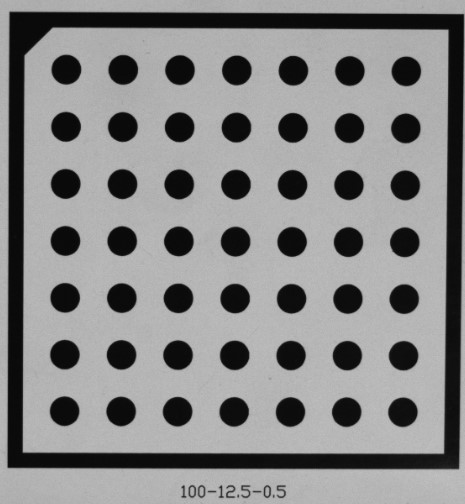
#> input picture 1.jpg, 465 x 504 px, given in place of the camera
$ python all_detect.py
#> lines starting #> are read from the running program, lines starting #| are printed output that depends on the picture; after the words box and inside, x2 and y2 are one past the last pixel; in counts of white or black regions, pixels touching at a corner belong together
import imutils
from scipy.spatial import distance as dist
from collections import OrderedDict
import numpy as np
import cv2


class ColorLabeler:
    def __init__(self):
        # 定义颜色
        colors = OrderedDict({
            "red": (255, 166, 146),
            "green": (131, 224, 164),
            "blue": (0, 156, 255),
            'yellow':(255,255,255),
             'orange':(255,255,201)})

        #定义标签属性并创建0矩阵
        self.lab = np.zeros((len(colors), 1, 3), dtype="uint8")

        # 将颜色与标签进行拆分
        self.colorNames = []
        for (i, (name, rgb)) in enumerate(colors.items()):
            self.lab[i] = rgb
            self.colorNames.append(name)

        #转灰度
        self.lab = cv2.cvtColor(self.lab, cv2.COLOR_RGB2LAB)


    def label(self,image,c):
        #设置mask0矩阵
        mask=np.zeros(image.shape[:2],dtype='uint8')

        #画边框
        cv2.drawContours(mask, [c], -1, 255, -1)

        # 求平均
        mask = cv2.erode(mask, None, iterations=2)
        mean = cv2.mean(image, mask=mask)[:3]

        # 循环读取
        minDist = (np.inf, None)
        for (i, row) in enumerate(self.lab):
            d = dist.euclidean(row[0], mean)
            if d < minDist[0]:
                minDist = (d, i)

        return self.colorNames[minDist[1]]


def detect(c):
    #初始化形状
    shape = 'unidentified'

    #周长近似值
    perimeter = cv2.arcLength(c, True)

    #边数近似值
    approx = cv2.approxPolyDP(c, 0.04 * perimeter, True)  # contain list of vertices "kodkodim"

    #根据边数判断形状
    if len(approx) == 3:
        shape = 'triangle'

    elif len(approx) == 4:
        #取出图形坐标与宽高
        (x, y, w, h) = cv2.boundingRect(approx)
        aspect_ratio = w / float(h)

        #判断正方形与长方形
        if aspect_ratio >= 0.95 or aspect_ratio <= 1.05:
            shape = 'square'
        else:
            shape = 'rectangle'
    elif len(approx) == 5:
        shape = 'pentagon'
    else:
        shape = 'circle'
    return shape


cap = cv2.VideoCapture(1)
while True:
    _, image = cap.read()
#> image is the input picture: shape (504, 465, 3); min 0, max 194, mean 135.7

    #重置大小与比例
    resized=imutils.resize(image,width=300)
    ratio=image.shape[0]/float(resized.shape[0]) # ratio of resizing
#> ratio = 1.55

    #进行高斯模糊处理
    blurred = cv2.GaussianBlur(resized, (5, 5), 0)
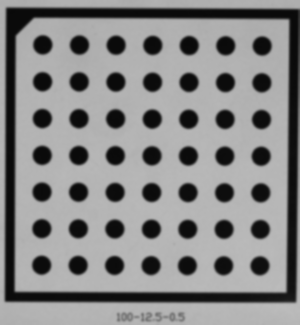
#> blurred: shape (325, 300, 3); min 9, max 188, mean 135.7

    #转灰度
    gray = cv2.cvtColor(blurred, cv2.COLOR_BGR2GRAY)
    lab = cv2.cvtColor(blurred, cv2.COLOR_BGR2LAB)
#> lab: shape (325, 300, 3); mean of channels 0, 1, 2 140.7, 128, 128
    cv2.imshow('gary', gray)

    #对灰度图像进行二值化处理
    thresh = cv2.threshold(gray, 115, 255, cv2.THRESH_BINARY)[1]
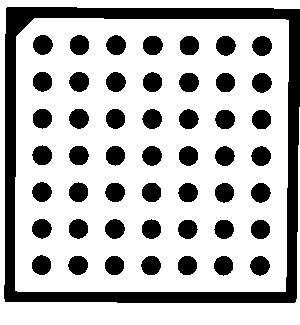
#> thresh: shape (325, 300); 72.2% white; 50 black regions
    cv2.imshow('img',thresh)

    #寻找图像中的轮廓
    cnts = cv2.findContours(thresh.copy(), cv2.RETR_EXTERNAL,cv2.CHAIN_APPROX_SIMPLE)
#> cnts = 2 contours; box (x1, y1, x2, y2) and area: (15, 18, 289, 292) 73692, (0, 0, 300, 325) 9874
    cnts = imutils.grab_contours(cnts)

    #实例化ColorLabeler这个类
    color_d=ColorLabeler()

    #遍历找到的轮廓
    for c in cnts:
        M = cv2.moments(c)
        try:
            cX = int((M["m10"] / M["m00"]) * ratio)
            cY = int((M["m01"] / M["m00"]) * ratio)
        except:
            cX = 0
            cY = 0

        #调用detect检测形状,label检测颜色
        shape = detect(c)
        color=color_d.label(lab,c)

        #形状参数
        c = c.astype("float")
        c *= ratio
        c = c.astype("int")

        #画出形状
        cv2.drawContours(image, [c], -1, (160, 38, 191), 2)

        cv2.putText(image, f'{color}, {shape}', (cX-20, cY),
                    cv2.FONT_HERSHEY_SIMPLEX,0.5, (160, 38, 191), 2)

        cv2.imshow("Image", image)
#> this loop made 2 passes
#> (cX, cY, shape, perimeter in detect, approx in detect, x in detect, y in detect, w in detect) on pass 1: (234, 240, 'square', 1077.4, [[34, 18], [15, 290], [285, 291], [288, 20]], 15, 18, 274)
#> (cX, cY, shape, perimeter in detect, mean in label, color) on pass 2: (209, 352, 'circle', 2225.8, (183.5, 128, 128), 'red')
#> pass 1, in label, `mask = cv2.erode(mask, None, iterations=2)`:
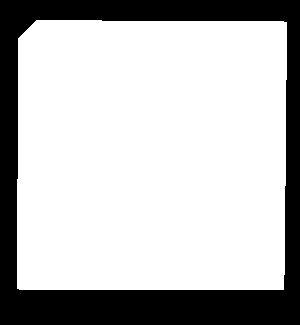
#> mask: shape (325, 300); 73.9% white; 1 black region, box (x1, y1, x2, y2) and area: (0, 0, 300, 325) 25449
#> pass 1, `cv2.imshow("Image", image)`:
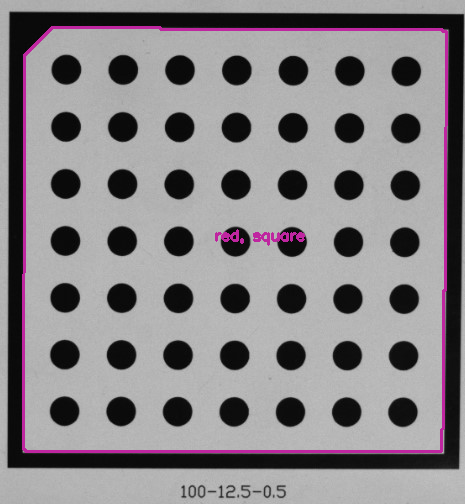
#> window 'Image': shape (504, 465, 3); mean B, G, R 136.2, 133.3, 137
#> pass 2, in label (call 2), `mask = cv2.erode(mask, None, iterations=2)`:
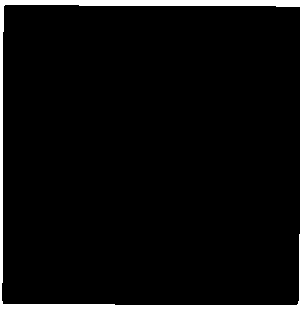
#> mask: shape (325, 300); 9.1% white; 1 white region, box (x1, y1, x2, y2) and area: (0, 0, 300, 325) 8843
#> pass 2, `cv2.imshow("Image", image)`:
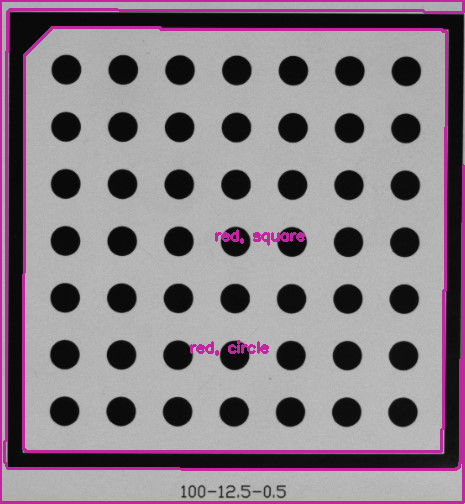
#> window 'Image': shape (504, 465, 3); mean B, G, R 136.2, 128.4, 138.2

    key = cv2.waitKey(1)
#> (key q is pressed here)
    if key == ord('q'):
        break

cap.release()
cv2.destroyAllWindows()
